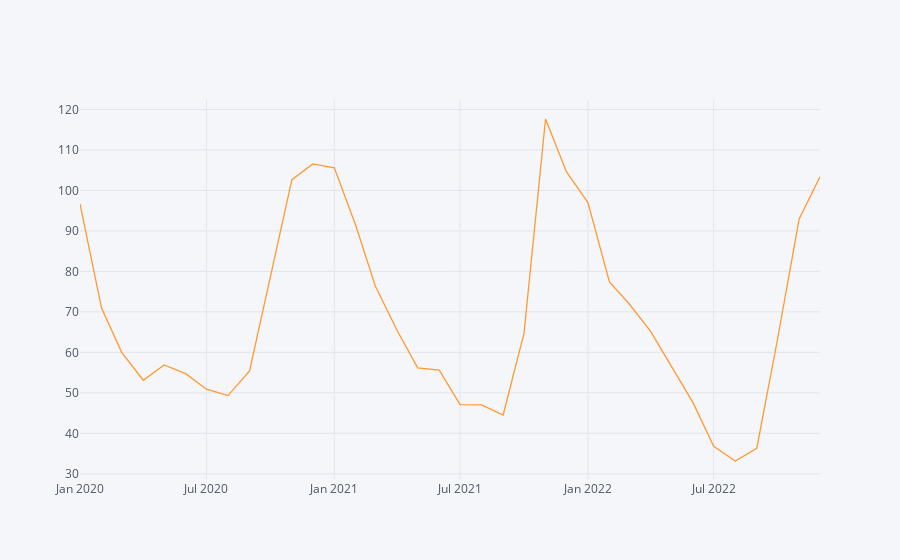

Notebook source saved alongside this figure:
### Code cell
df3.iplot(kind='line')

### Figure 1 — Plotly figure (JSON) as saved in the notebook; plotly's stock layout.template omitted (floating-point values rounded to 4 significant figures)
{"data": [{"line": {"color": "rgba(255, 153, 51, 1.0)", "dash": "solid", "shape": "linear", "width": 1.3}, "mode": "lines", "name": "PM2.5", "text": "", "type": "scatter", "x": ["2020-01", "2020-02", "2020-03", "2020-04", "2020-05", "2020-06", "2020-07", "2020-08", "2020-09", "2020-10", "2020-11", "2020-12", "2021-01", "2021-02", "2021-03", "2021-04", "2021-05", "2021-06", "2021-07", "2021-08", "2021-09", "2021-10", "2021-11", "2021-12", "2022-01", "2022-02", "2022-03", "2022-04", "2022-05", "2022-06", "2022-07", "2022-08", "2022-09", "2022-10", "2022-11", "2022-12"], "y": [96.67, 70.94, 60.0, 53.11, 56.87, 54.73, 50.89, 49.32, 55.4, 78.51, 102.7, 106.5, 105.6, 91.28, 76.4, 65.53, 56.16, 55.62, 47.09, 47.05, 44.54, 64.71, 117.6, 104.6, 97.01, 77.39, 72.07, 65.24, 56.41, 47.64, 36.79, 33.17, 36.32, 63.37, 92.97, 103.4]}], "layout": {"legend": {"bgcolor": "#F5F6F9", "font": {"color": "#4D5663"}}, "paper_bgcolor": "#F5F6F9", "plot_bgcolor": "#F5F6F9", "title": {"font": {"color": "#4D5663"}}, "xaxis": {"gridcolor": "#E1E5ED", "showgrid": true, "tickfont": {"color": "#4D5663"}, "title": {"font": {"color": "#4D5663"}, "text": ""}, "zerolinecolor": "#E1E5ED"}, "yaxis": {"gridcolor": "#E1E5ED", "showgrid": true, "tickfont": {"color": "#4D5663"}, "title": {"font": {"color": "#4D5663"}, "text": ""}, "zerolinecolor": "#E1E5ED"}}}
